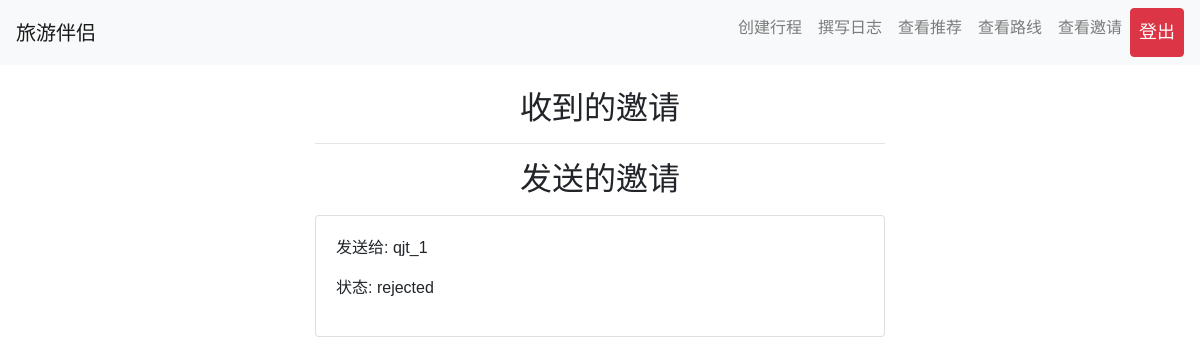
The page /invitations (signed in) on the database as committed earlier.
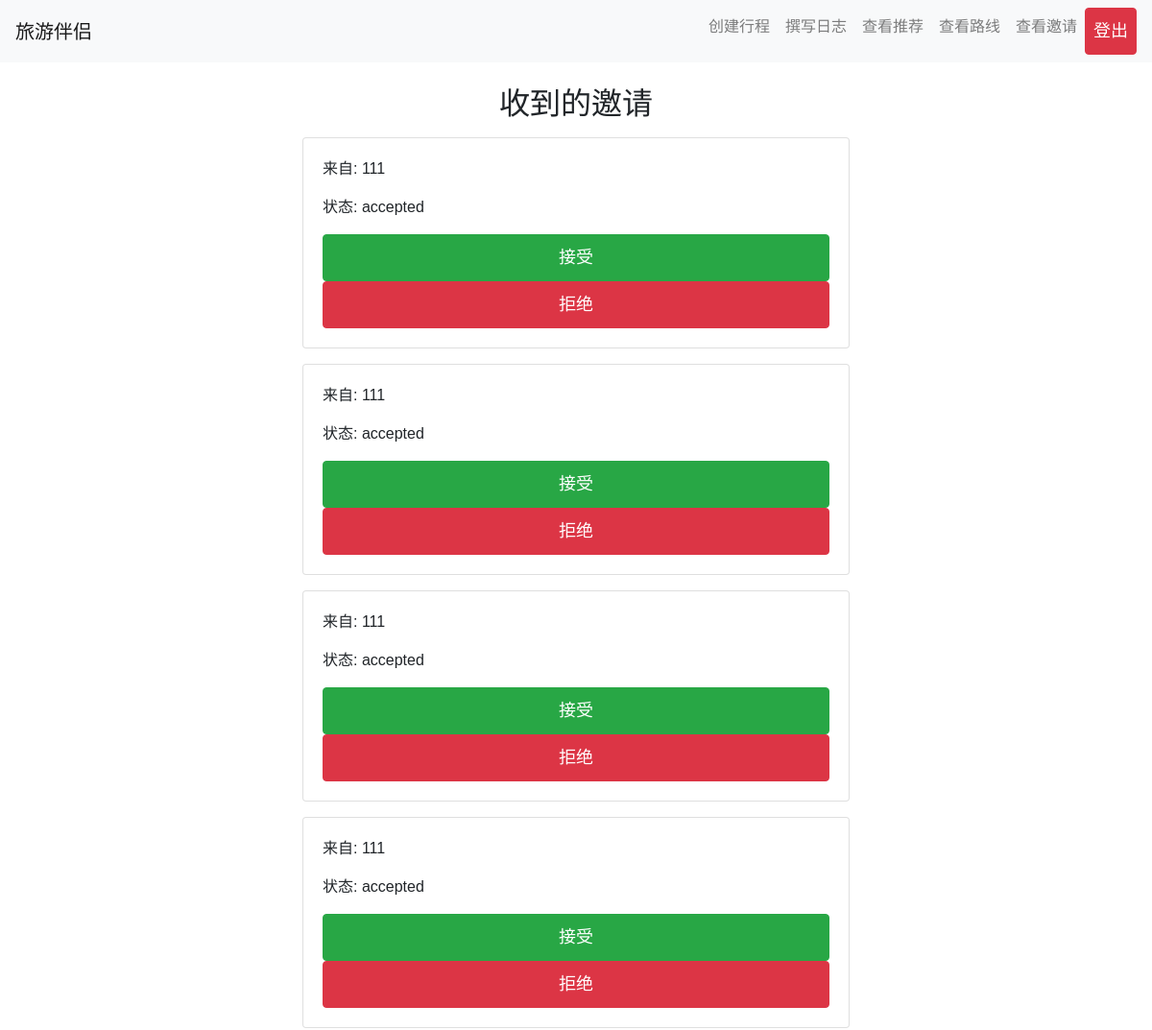
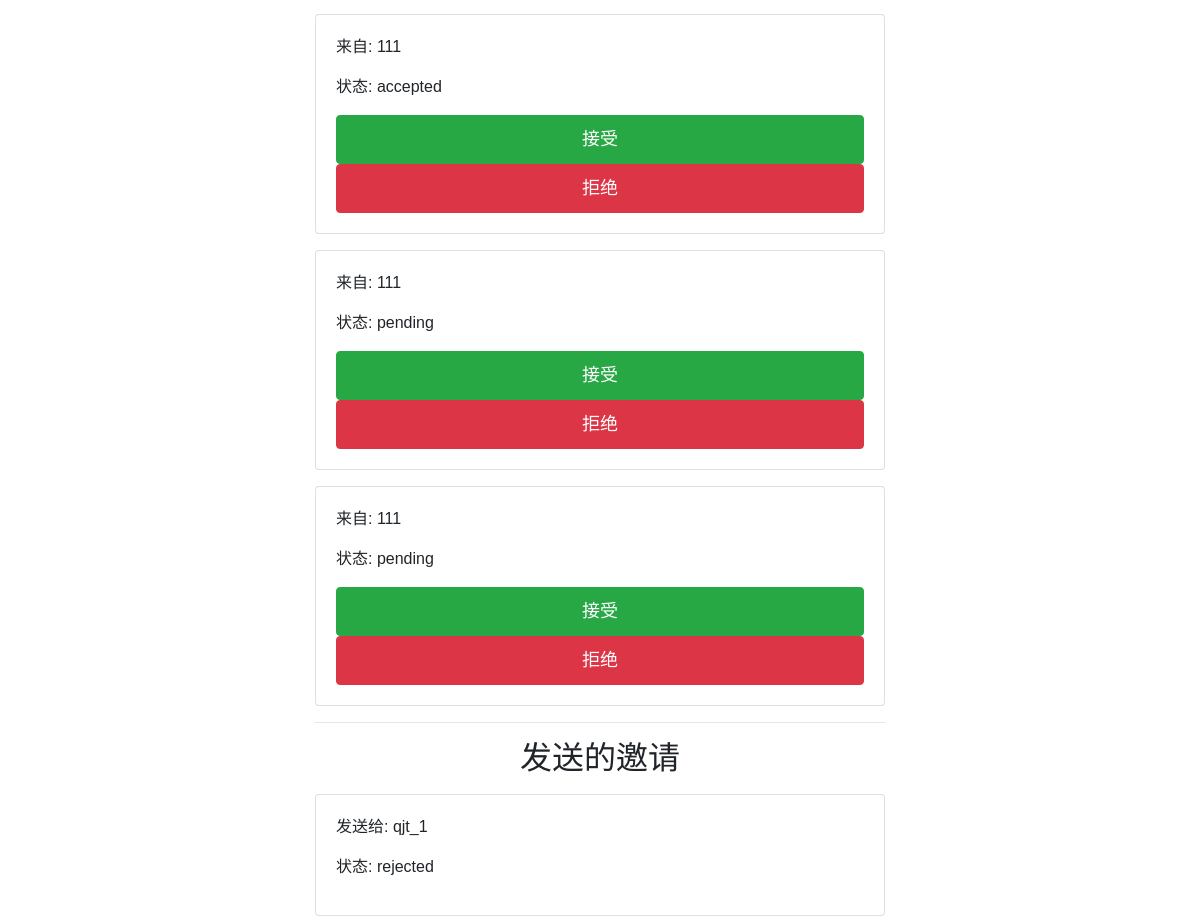
The same page on the database as committed later (2 pictures, top to bottom).
### demo/models.py (models this page shows)
class Invitation(db.Model):
    id = db.Column(db.Integer, primary_key=True)
    sender_id = db.Column(db.Integer, db.ForeignKey('user.id'), nullable=False)
    receiver_id = db.Column(db.Integer, db.ForeignKey('user.id'), nullable=False)
    status = db.Column(db.String(20), nullable=False, default='pending')
    sender = db.relationship('User', foreign_keys=[sender_id], backref='sent_invitations')
    receiver = db.relationship('User', foreign_keys=[receiver_id], backref='received_invitations')

class User(db.Model):
    id = db.Column(db.Integer, primary_key=True)
    username = db.Column(db.String(80), unique=True, nullable=False)
    password = db.Column(db.String(80), nullable=False)
    age = db.Column(db.Integer, nullable=False)
    gender = db.Column(db.String(10), nullable=False)
    location = db.Column(db.String(120), nullable=False)
    budget = db.Column(db.String(120), nullable=False)
    interests = db.Column(db.String(500), nullable=False)
    companion_requirements = db.Column(db.String(120))  # 新增字段

### demo/app.py (the view)
@app.route('/invitations')
def invitations():
    user_id = session['user_id']
    received_invitations = Invitation.query.filter_by(receiver_id=user_id).all()
    sent_invitations = Invitation.query.filter_by(sender_id=user_id).all()
    return render_template('invitations.html', received_invitations=received_invitations, sent_invitations=sent_invitations)

### demo/templates/invitations.html (shortened to what this page needs)
{% extends "base.html" %}
{% block content %}
<h2 class="text-center">收到的邀请</h2>
{% for invitation in received_invitations %}
    <div class="card mt-3">
        <div class="card-body">
            <p>来自: {{ invitation.sender.username }}</p>
            <p>状态: {{ invitation.status }}</p>
            <form action="/respond_invitation/{{ invitation.id }}/accepted" method="POST" style="display: inline;">
                <button type="submit" class="btn btn-success">接受</button>
            </form>
            <form action="/respond_invitation/{{ invitation.id }}/declined" method="POST" style="display: inline;">
                <button type="submit" class="btn btn-danger">拒绝</button>
            </form>
        </div>
    </div>
{% endfor %}
<hr>
<h2 class="text-center">发送的邀请</h2>
{% for invitation in sent_invitations %}
    <div class="card mt-3">
        <div class="card-body">
            <p>发送给: {{ invitation.receiver.username }}</p>
            <p>状态: {{ invitation.status }}</p>
        </div>
    </div>
{% endfor %}
{% endblock %}

### demo/templates/base.html (shortened to what this page needs)
<!DOCTYPE html>
<html lang="en">
<head>
    <link rel="stylesheet" href="https://stackpath.bootstrapcdn.com/bootstrap/4.5.2/css/bootstrap.min.css">
    <link rel="stylesheet" href="{{ url_for('static', filename='css/styles.css') }}">
</head>
<body>
    <nav class="navbar navbar-expand-lg navbar-light bg-light">
        <a class="navbar-brand" href="/">旅游伴侣</a>
        <div class="collapse navbar-collapse" id="navbarNav">
            <ul class="navbar-nav ml-auto">
                <li class="nav-item">
                    <a class="nav-link" href="/create_itinerary">创建行程</a>
                </li>
                <li class="nav-item">
                    <a class="nav-link" href="/log">撰写日志</a>
                </li>
                <li class="nav-item">
                    <a class="nav-link" href="/recommendations">查看推荐</a>
                </li>
                <li class="nav-item">
                    <a class="nav-link" href="/routes">查看路线</a>
                </li>
                <li class="nav-item">
                    <a class="nav-link" href="/invitations">查看邀请</a>
                </li>
                <li class="nav-item">
                    <a class="nav-link btn btn-danger text-white" href="/logout">登出</a>
                </li>
            </ul>
        </div>
    </nav>
    <div class="container mt-4">
        {% block content %}{% endblock %}
    </div>
</body>
</html>

### demo/static/css/styles.css (style rules this page uses)
body { font-family: Arial, sans-serif; }
.container { max-width: 600px; margin-top: 50px; }
.btn { width: 100%; padding: 10px; font-size: 18px; }

Rows that differ between the two databases and show on the page:
added Invitation: sender.username "111", status "accepted", shown under "收到的邀请"
added Invitation: sender.username "111", status "accepted", shown under "收到的邀请"
added Invitation: sender.username "111", status "accepted", shown under "收到的邀请"
added Invitation: sender.username "111", status "accepted", shown under "收到的邀请"
added Invitation: sender.username "111", status "accepted", shown under "收到的邀请"
added Invitation: sender.username "111", status "pending", shown under "收到的邀请"
added Invitation: sender.username "111", status "pending", shown under "收到的邀请"
